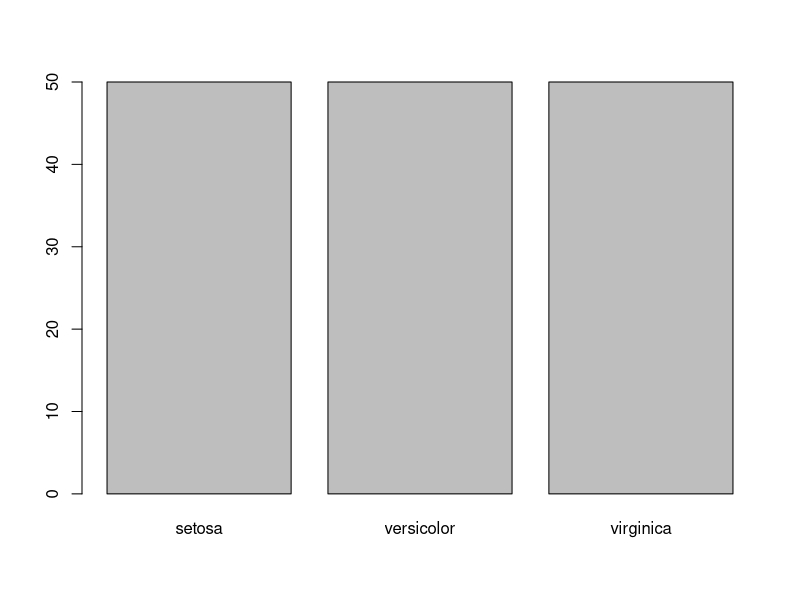
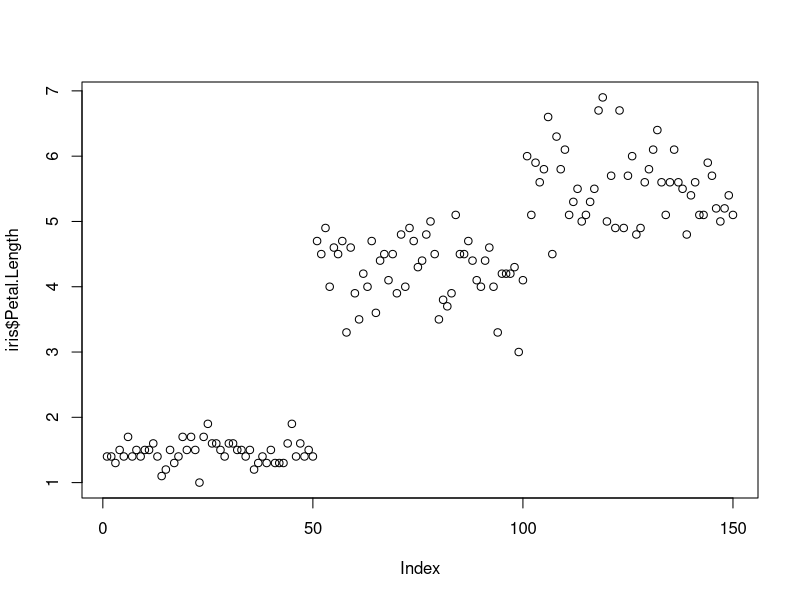
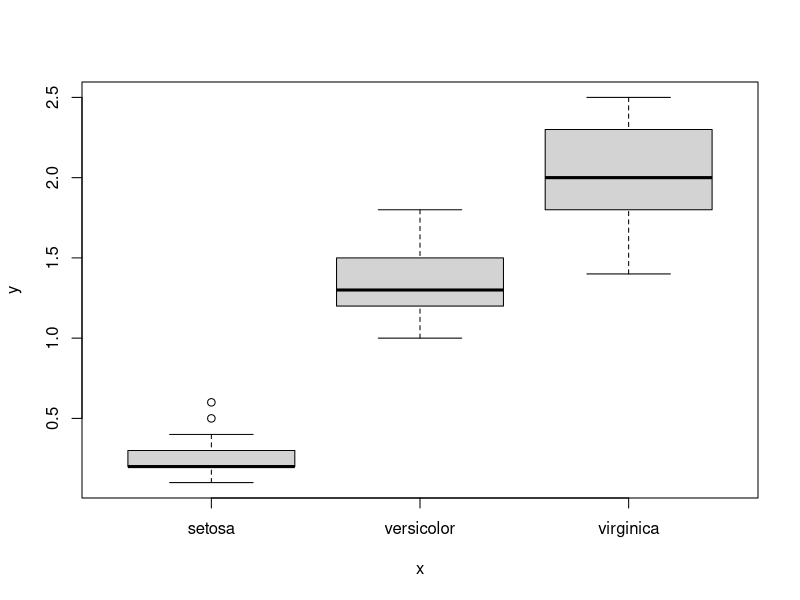
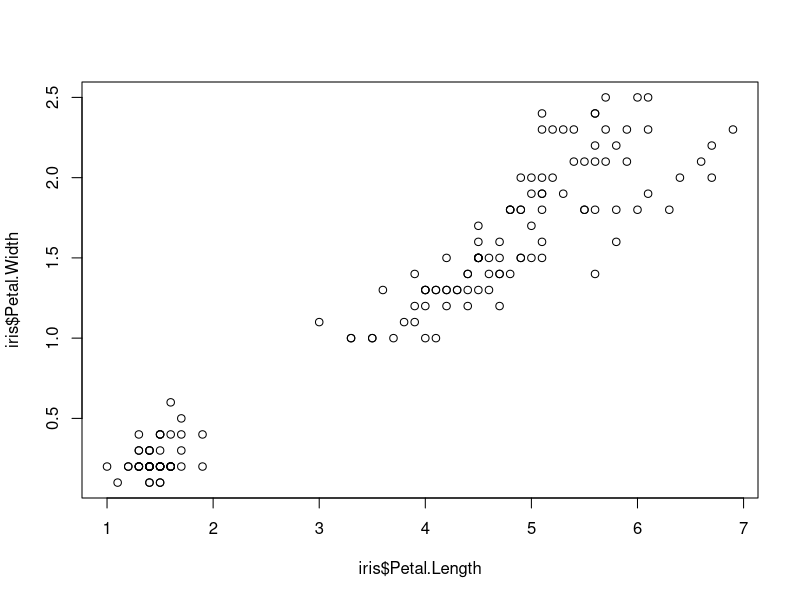
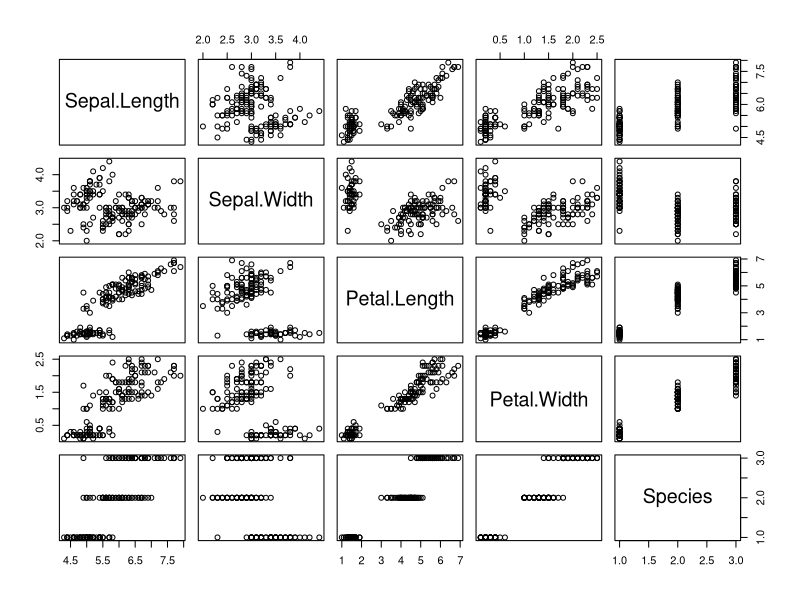
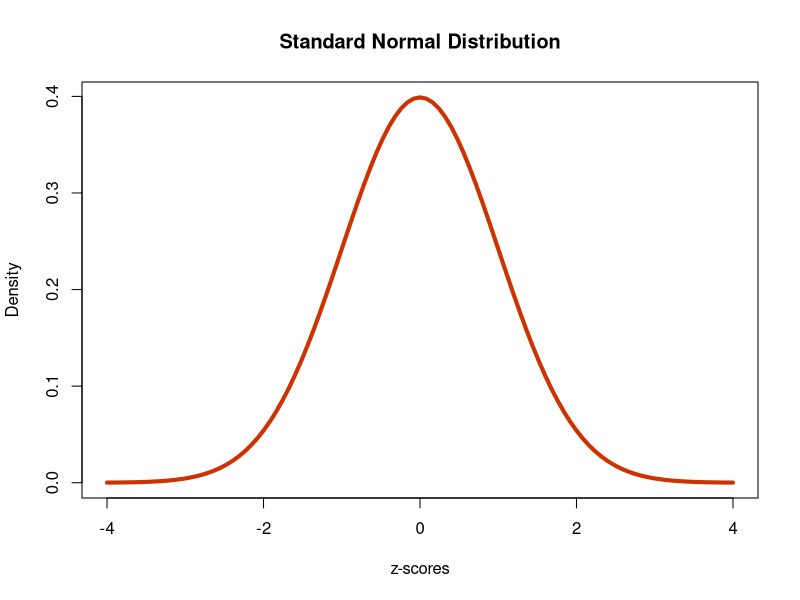

These charts were generated, in order, by the following R code: (Note: this script raises an error after producing the figures.)
library(datasets)
head(iris)
plot(iris$Species)#Categorical variable
plot(iris$Petal.Length)#Quantitative
plot(iris$Species,iris$Petal.Width) #cat x quant
plot(iris$Petal.Length,iris$Petal.Width) #Quant pair
plot(iris) #entire data frame

#formula plot with options
plot(dnorm,-4,4,
     col = "#cc3300",
     lwd = 4,
     main = "Standard Normal Distribution",
     xlab = "z-scores",
     ylab ="Density"
     )
detach("packages:datasets",unload =TRUE)
library(datasets)
head(iris)

hist(iris$Petal.Width[iris$Species == "versicolor"],
     xlim = c(0,3),
     breaks=5,
     main = "petal width for versicolor",
     xlab = "versicolor",
     col="green")

 ?lynx
head(lynx)
hist(lynx,
     breaks=14,
     freq = FALSE,
     col = "thistle1",
     main = "",
     xlab = "no. of lynx"
     )

curve(dnorm(x,mean=mean(lynx),sd = sd(lynx)),
      col="thistle4",   #color of curve 
      lwd = 3 ,   #line width of 3 pixels
      add = TRUE) #superimpose on previous graph


#add two kernel density estimators 
lines(density(lynx),col ="blue",lwd = 2)
lines(density(lynx,adjust=3),col ="green",lwd = 2)

#add a rug plot
rug(lynx,lwd = 2 , col = "gray")